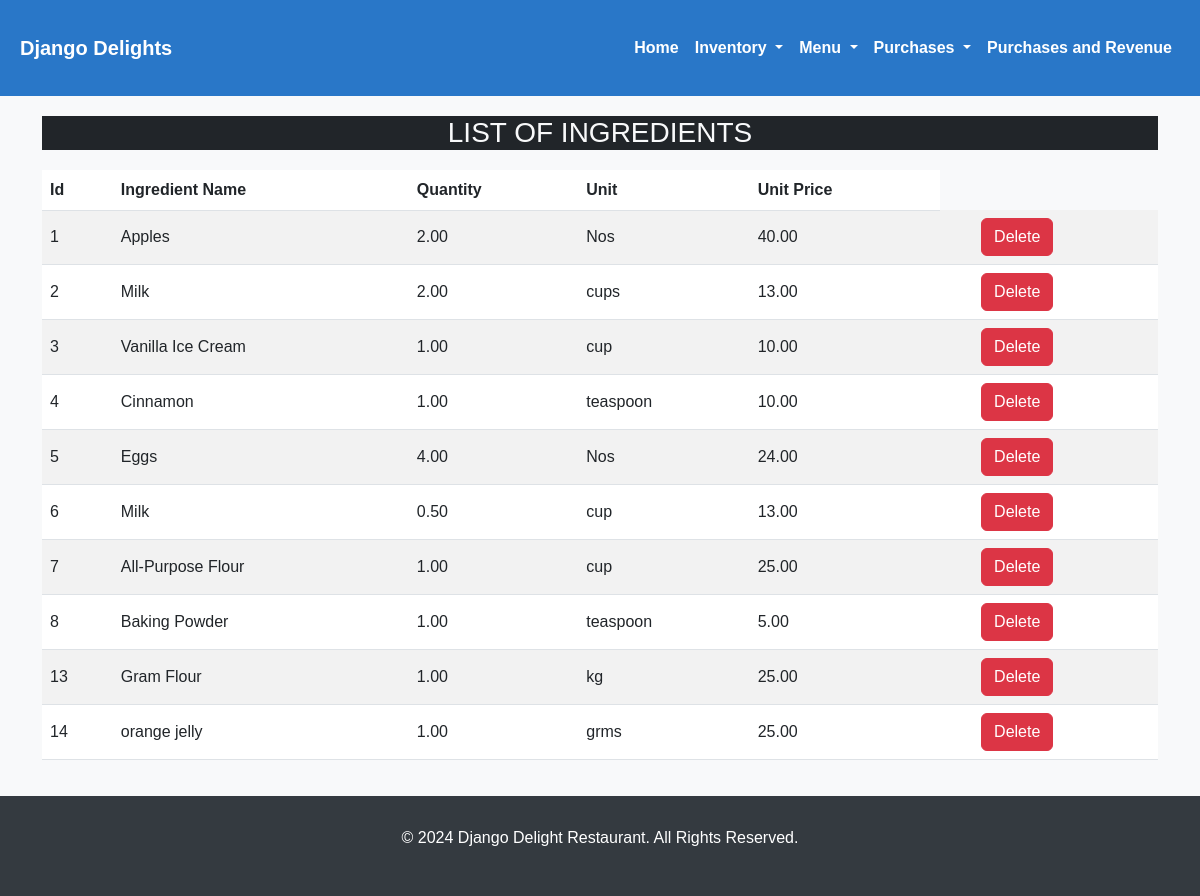
Before: /inventory/ingredients/ with the older database file.
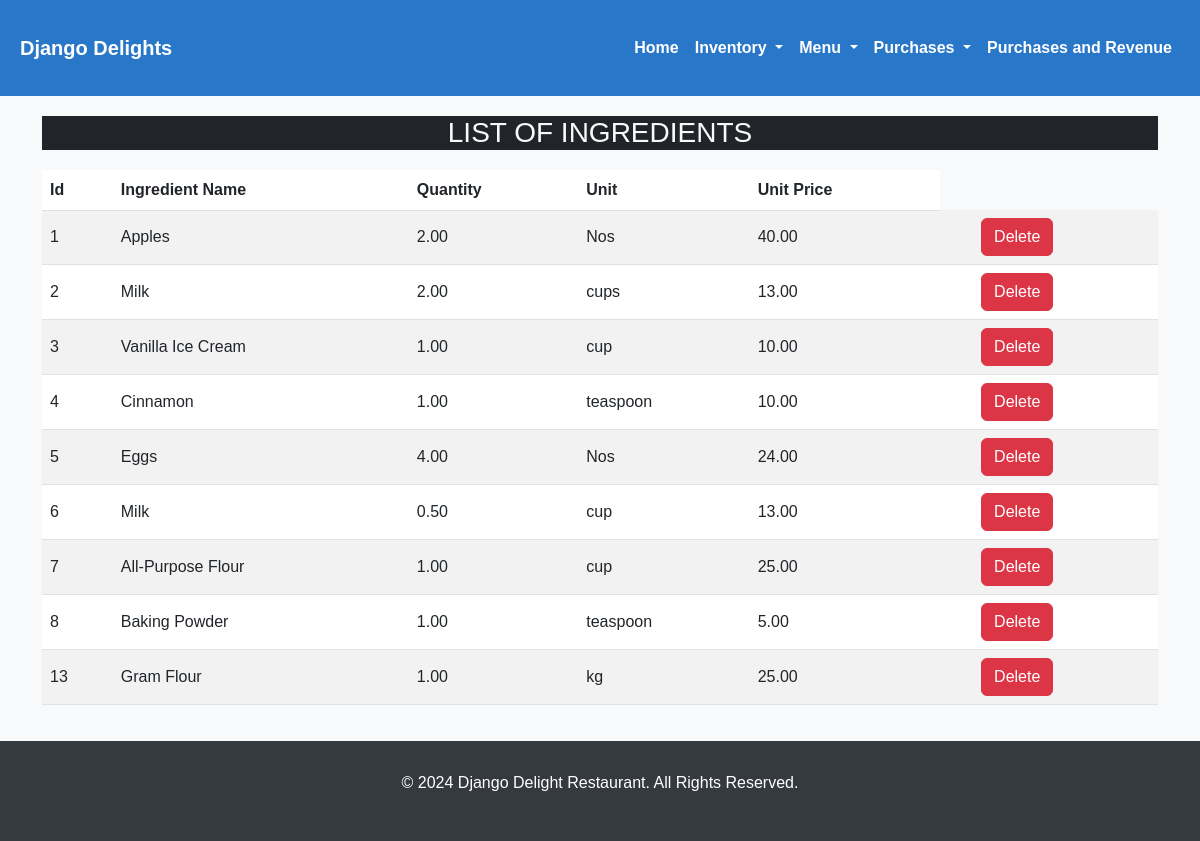
After: the same page with the newer database file.
### inventory/models.py (models this page shows, shortened)
class Ingredient(models.Model):
    ingredient_name = models.CharField(max_length=100)
    quantity = models.DecimalField(max_digits=10, decimal_places=2)
    unit = models.CharField(max_length=20)
    unit_price = models.DecimalField(max_digits=10, decimal_places=2)

### inventory/views.py (the view)
# urls.py: path('ingredients/', InventoryListView.as_view(), name='ingredient-list'),
class InventoryListView(ListView):
    model = Ingredient
    template_name = 'inventory/ingredient_list.html'
    context_object_name = 'ingredients'

### inventory/templates/inventory/ingredient_list.html (shortened to what this page needs)
{% extends 'inventory/base.html' %}
{% block content %}
<div class="container mt-lg-">
    <div class="align-items-cente text-center text-bg-dark  text-light "><h3>LIST OF INGREDIENTS</h3></div>
    <div class="table-responsive">
        <table class="table table-striped">
            <thead>
            <tr>
                <th>Id</th>
                <th>Ingredient Name</th>
                <th>Quantity</th>
                <th>Unit</th>
                <th>Unit Price</th>
            </tr>
            </thead>
            <tbody>
                {% for ingredient in ingredients %}
            <tr>
                <td>{{ingredient.id}}</td>
                <td>{{ingredient.ingredient_name}}</td>
                <td>{{ingredient.quantity}}</td>
                <td>{{ingredient.unit}}</td>
                <td>{{ingredient.unit_price}}</td>
                <td><td>
                    <form method="post" action="{% url 'ingredient-delete' ingredient.id %}">
                        <button type="submit" class="btn btn-danger">Delete</button>
                    </form>
                </td></td>
            </tr>
            {% endfor %}
            </tbody>
        </table>
    </div>
</div>
{% endblock %}

Changed rows visible on the page:
removed Ingredient: id "14", ingredient_name "orange jelly", quantity "1.00", unit "grms", unit_price "25.00"
